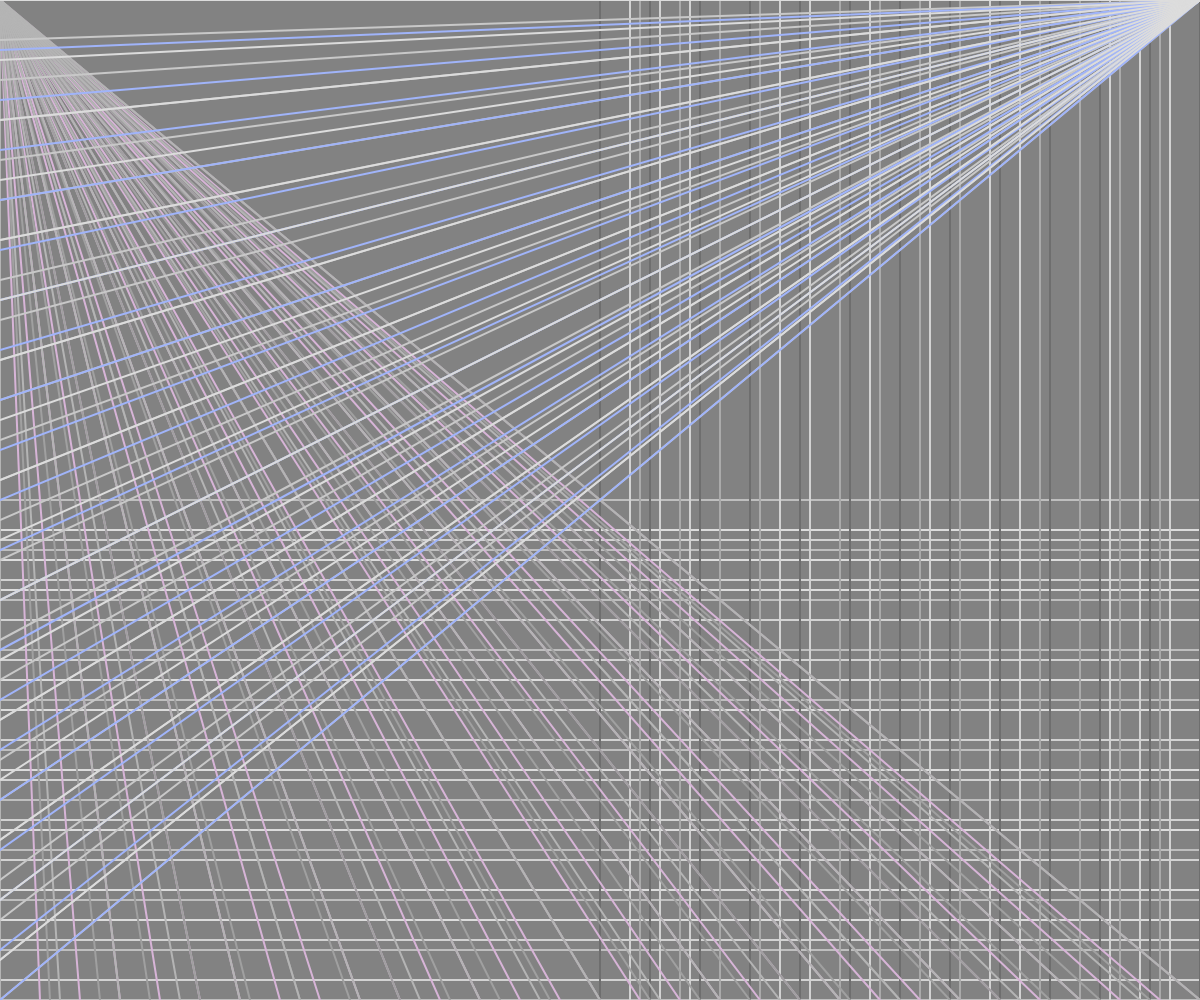
Frame 1 (no input)
Frame 60 (no input): identical to frame 1, image omitted
Frame 120 (the mouse pressed at the canvas centre since frame 60): identical to frame 1, image omitted

The p5.js sketch that drew this single still picture (run headless with seeded random() and noise() and a simulated clock; from frame 60 on, the mouse is pressed at the canvas centre):

// p5.js sketch
// ── sketch.js

function setup() {
    createCanvas(windowWidth, windowHeight);
    }
    
  function draw() {
    
    background(130, 130, 130);
  
  ////
  
    var x = windowWidth;
    
    //horizontal lines #1
    for (var y = windowHeight/2; y <= windowHeight; y = y + 30){
      strokeWeight(2);
      stroke (220, 220, 220);
      line (x, y, 0, y);
    }
    //horizontal lines #2
    for (var y = windowHeight/2; y <= windowHeight; y = y + 40){
      strokeWeight(2);
      stroke (210, 210, 210);
      line (x, y, 0, y);
    }
    //horizontal lines #3
    for (var y = windowHeight/2; y <= windowHeight; y = y + 50){
      strokeWeight(2);
      stroke (190, 190, 190);
      line (x, y, 0, y);
    }
    
    ////
    
    ////
  
    var y = windowHeight;
   //vertical lines #1
   for (var x = windowWidth/2; x <= windowWidth; x = x + 30){
    strokeWeight(2);
    stroke (210, 210, 210);
    line (x, 0, x, y);
  }
  //vertical lines #2
  for (var x = windowWidth/2; x <= windowWidth; x = x + 40){
    strokeWeight(2);
    stroke (170, 170, 170);
    line (x, 0, x, y);
  }
  //vertical lines #3
  for (var x = windowWidth/2; x <= windowWidth; x = x + 50){
    strokeWeight(2);
    stroke (110, 110, 110);
    line (x, 0, x, y);
  }
  
  ////
  
    var y = windowHeight;
    //diagonal left #1
    for (var x = 0; x <= windowWidth; x = x + 40){
      strokeWeight(2);
      stroke (215, 180, 215);
      line (0, 0, x, y);
        //line(x1, y1, x2, y2)
        //x1 starts at 0 but increments in 50's
        //0 = top of line stays at 0
        //x2=moves along with first x ensuring vertical line)
        //y= ensures bottom of y reaches windowHeight
    }
    //diagonal left #2
    for (var x = 0; x <= windowWidth; x = x + 50){
      strokeWeight(2);
      stroke (160, 160, 160);
      line (0, 0, x, y);
    }
    
    //diagonal left #3
    for (var x = 0; x <= windowWidth; x = x + 60){
      strokeWeight(2);
      stroke (180, 180, 180);
      line (0, 0, x, y);
    }
    var x = windowWidth;
    //diagonal right #1
    for (var y = 0; y <= windowHeight; y = y + 40){
      strokeWeight(2);
      stroke (200, 200, 200);
      line (0, y, x, 0);
    }
    //diagonal right #2
    for (var y = 0; y <= windowHeight; y = y + 50){
      strokeWeight(2);
      stroke (160, 180, 250);
      line (0, y, x, 0);
    }
    //diagonal right #3
    for (var y = 0; y <= windowHeight; y = y + 60){
      strokeWeight(2);
      stroke (220, 220, 220);
      line (0, y, x,0);
    }
  }
  
